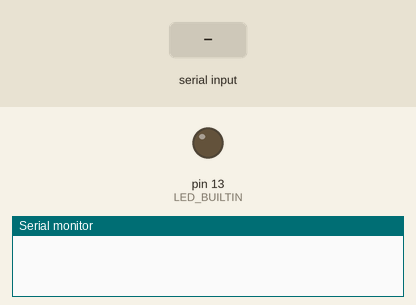
This sketch was run on a simulated Arduino Uno, built with avr-gcc and run on an emulated ATmega328P. Parts: output pins drawn as LEDs (lit = HIGH), the last lines printed to the serial monitor. The inputs (shaded band) are chosen by the test bench.

Above: at 10.2 s.
10.3 s: "0" received over the second serial link
11.8 s: "1" received over the second serial link
At 12.4 s:
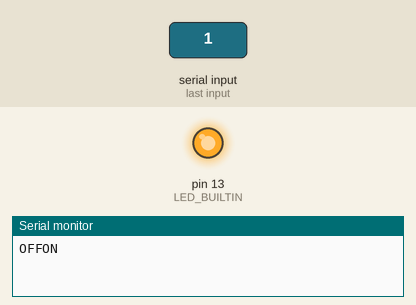
Timing chart, 0 to 14.8 s (numbered marks = the images above; inputs shaded):
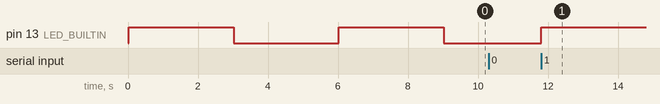

The sketch:

bluetoothTest2.ino
```cpp
//   The circuit:
// * RX is digital pin 10 (connect to TX of other device)
// * TX is digital pin 11 (connect to RX of other device)

  #include <SoftwareSerial.h>
  SoftwareSerial mySerial(10, 11); // RX, TX

    char state = '2';
    void setup() {
      Serial.begin(9600); //setup regullar serial port to PC

      //The following code sets up software serial port to Bluetooth module and turns on off onboard LED for debugging purposes
      pinMode(LED_BUILTIN, OUTPUT);
      mySerial.begin(9600); // Default communication rate of the Bluetooth module

      // debug section
      mySerial.println("LED: SETUP COMPLETE"); //debug
      digitalWrite(LED_BUILTIN, HIGH); //debug
      delay(3000); //debug
      digitalWrite(LED_BUILTIN, LOW); //debug
      delay(3000); //debug
      digitalWrite(LED_BUILTIN, HIGH); //debug
      delay(3000); //debug
      digitalWrite(LED_BUILTIN, LOW); //debug

    }
    void loop() {
      if(mySerial.available()){ // Checks whether data is comming from the serial port
        state = mySerial.read(); // Reads the data from the serial port
        //debug
         if (state == '0') {
          digitalWrite(LED_BUILTIN, LOW);  // Turn LED OFF
          mySerial.println("LED: OFF"); // Send back, to the phone, the String "LED: ON"
          Serial.print("OFF");
          state = 0;
         }
         else if (state == '1') {
          digitalWrite(LED_BUILTIN, HIGH);
          mySerial.println("LED: ON");
          Serial.print("ON");
          state = 0;
         }
       //end of debug
      }
    }
```

Measured:
- after the input at 11.8 s, pin 13 (LED_BUILTIN): LOW → HIGH at once
